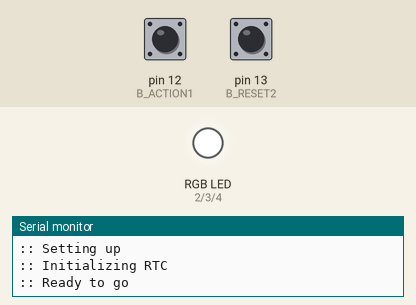
A sketch run on a simulated Arduino Uno, built with avr-gcc and run on an emulated ATmega328P. Parts: an RGB LED mixed from three pins (HIGH = lit), the last lines printed to the serial monitor. Dashed ring = blinking. The test bench sets the inputs (shaded band); at power-on: pin 12 (B_ACTION1) HIGH, pin 13 (B_RESET2) HIGH. The local clock reads 2024-03-15 10:24:30 at power-on unless the sketch sets it.

Above: at 1.2 s.
1.3 s: pin 12 (B_ACTION1) pulled LOW for 3.2 s
At 5.6 s:
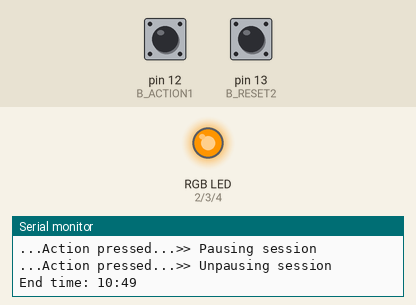
6.0 s: pin 13 (B_RESET2) pulled LOW for 1 s
8.5 s: pin 12 (B_ACTION1) pulled LOW for 1 s
At 10.4 s:
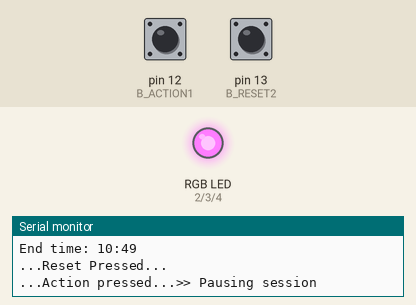
11.0 s: pin 13 (B_RESET2) pulled LOW for 3.2 s
At 12.3 s:
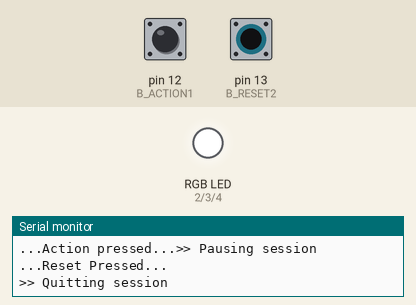
15.7 s: pin 12 (B_ACTION1) driven LOW and pin 13 (B_RESET2) driven LOW
At 18.4 s:
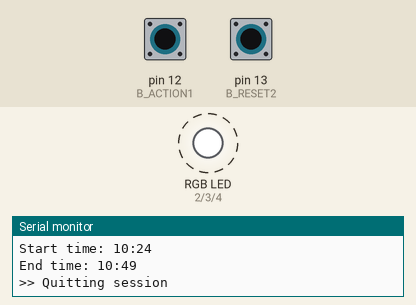
18.7 s: pin 12 (B_ACTION1) driven HIGH
Timing chart, 0 to 21.7 s (numbered marks = the images above; inputs shaded):
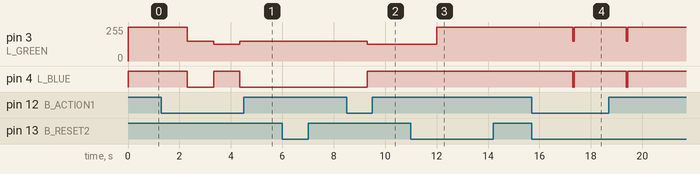

Measured:
- after the input at 1.3 s, pin 3 (L_GREEN): 255/255 → 149/255 after 1.0 s, → 125/255 1.0 s later, → 149/255 1.0 s later; pin 4 (L_BLUE): HIGH → LOW after 1.0 s, → HIGH 1.0 s later, → LOW 1.0 s later
- after the input at 8.5 s, pin 3 (L_GREEN): 149/255 → 125/255 after 0.80 s; pin 4 (L_BLUE): LOW → HIGH after 0.80 s
- after the input at 11.0 s, pin 3 (L_GREEN): 125/255 → 255/255 after 1.0 s
- after the input at 15.7 s, pin 3 (L_GREEN): 255/255 → 149/255 after 1.6 s, → 255/255 0.06 s later; pin 4 (L_BLUE): HIGH → LOW after 1.6 s, → HIGH 0.06 s later

The sketch:

rgbled_pomodoro.ino
```cpp
#include <RTClib.h>

/*
   VARIABLE NAMING LEGEND
   Uppercase letters denote hardware - B_RESET = button
   Lowercase letters denote data-types - b_ActionPressed = boolean

*/

#define B_ACTION1 12
#define B_RESET2 13
#define L_RED 2
#define L_GREEN 3
#define L_BLUE 4
#define FOCUS 25
#define BREAK 5

RTC_DS3231 rtc;

struct state {
  bool startSession;
  bool inSession;
  bool inFocus;
  bool inBreak;
  bool inPause;
  bool pauseTriggered;
  bool unpauseTriggered;
  bool reset;
};

struct session {
  uint8_t i_sessionCount;
  uint8_t i_startTimeHour;
  uint8_t i_startTimeMin;
  uint8_t i_endTimeHour;
  uint8_t i_endTimeMin;
  uint8_t i_timeRemaining;
};

struct colour {
  uint8_t r;
  uint8_t g;
  uint8_t b;
};

long i_ActionLen_millis = 0;
long i_ResetLen_millis = 0;

uint8_t currentMinute;
uint8_t currentSecond;
uint8_t lastMinute;
uint8_t lastSecond;

state currentState = {false, false, false, false, false, false, false, false};
session currentSession = {4, 0, 0, 0, 0, 0};

void setup() {
  Serial.begin(9600);
  Serial.println(":: Setting up");

  DateTime currentTime = rtc.now();

  pinMode(B_ACTION1, INPUT_PULLUP);
  pinMode(B_RESET2, INPUT_PULLUP);
  digitalWrite(B_ACTION1, HIGH);
  digitalWrite(B_RESET2, HIGH);
  toggleLights({255, 255, 255});
  currentMinute = currentTime.minute();
  currentSecond = currentTime.second();

  Serial.println(":: Initializing RTC");
  if (! rtc.begin()) {
    Serial.println(":: Error. Couldn't find RTC");
    while (1);
  }
  if (rtc.lostPower()) {
    Serial.println(":: Error. RTC lost power, lets set the time!");
    rtc.adjust(DateTime(F(__DATE__), F(__TIME__)));
  }

  toggleLights({244, 255, 255});
  Serial.println(":: Ready to go");
}

void loop() {
  DateTime currentTime = rtc.now();

  // CHECK BUTTONS PRESSED
  while (digitalRead(B_ACTION1) == LOW && i_ActionLen_millis < 1000) {
    delay(100);
    i_ActionLen_millis = i_ActionLen_millis + 100;
  }
  while (digitalRead(B_RESET2) == LOW && i_ResetLen_millis < 1000) {
    delay(100);
    i_ResetLen_millis = i_ResetLen_millis + 100;
  }

  // ACTION BUTTON DECISION
  if (i_ActionLen_millis >= 1000) {
    Serial.print("...Action pressed...");
    if (!currentState.inSession && !currentState.startSession) {
      currentState.startSession = true; // start session
    } else if (currentState.inSession && !currentState.inPause) {
      currentState.pauseTriggered = true; // pause session
    } else if (currentState.inSession && currentState.inPause) {
      currentState.unpauseTriggered = true; //unpause session
    }
    i_ActionLen_millis = 0;
  }

  // RESET BUTTON DECISION
  if (i_ResetLen_millis >= 1000) {
    Serial.println("...Reset Pressed... ");
    if (currentState.inPause && !currentState.reset) {
      currentState.reset = true; // end Session
    }
    i_ResetLen_millis = 0;
  }

  // Start session
  if (!currentState.inSession && currentState.startSession) {
    currentState.inSession = true;
    currentState.startSession = false;
    Serial.println(":: Starting new session");
    startPeriod(FOCUS); // start focus session
  }

  // Pause/Unpause Session
  if (currentState.inSession && currentState.pauseTriggered) {
    pauseSession();
    currentState.inPause = true;
    currentState.pauseTriggered = false;
  }
  if (currentState.inSession && currentState.unpauseTriggered) {
    unpauseSession();
    currentState.inPause = false;
    currentState.unpauseTriggered = false;
  }

  // End Session
  if (currentState.inSession && currentState.reset) {
    endSession(); //end session
  }

  if (!currentState.inPause) {
    // Track focus progress
    if (currentState.inSession && currentState.inFocus) {
      //printTime(currentTime);
      if (currentSession.i_endTimeHour == currentTime.hour() && currentSession.i_endTimeMin == currentTime.minute()) {
        if (currentSession.i_sessionCount != 0) {
          currentSession.i_sessionCount --; //decrement focus sessions
          startPeriod(BREAK); //start new break
        } else {
          endSession(); //end session
        }
      }
    }

    // Track break progress
    if (currentState.inSession && currentState.inBreak) {
      if (currentSession.i_endTimeHour == currentTime.hour() && currentSession.i_endTimeMin == currentTime.minute()) {
        startPeriod(FOCUS); // start focus session
      }
    }
  }

}

void startPeriod(uint8_t sessionLength) {
  if (sessionLength == FOCUS) {
    toggleLights({244, 149, 66});
    Serial.println(">> Starting focus");
    currentState.inFocus = true;
    currentState.inBreak = false;
  }
  if(sessionLength == BREAK){
    toggleLights({166, 244, 66});
    Serial.println(">> Starting break");
    currentState.inFocus = false;
    currentState.inBreak = true;
  }
  DateTime startTime = rtc.now();
  DateTime endTime = startTime + TimeSpan(0, 0, sessionLength, 0);
  currentSession.i_startTimeHour = startTime.hour();
  currentSession.i_startTimeMin = startTime.minute();
  currentSession.i_endTimeHour = endTime.hour();
  currentSession.i_endTimeMin = endTime.minute();

  Serial.print("Start time: ");
  Serial.print(startTime.hour());
  Serial.print(":");
  Serial.println(startTime.minute());
  Serial.print("End time: ");
  Serial.print(endTime.hour());
  Serial.print(":");
  Serial.println(endTime.minute());
}

void printTime(DateTime curTime) {
  uint8_t thisSecond = curTime.second();
  uint8_t thisMinute = curTime.minute();
  if (thisMinute != currentMinute) {
    currentMinute = curTime.minute();
  }
  if (thisSecond != currentSecond) {
    currentSecond = curTime.second();
    Serial.print(currentMinute);
    Serial.print(":");
    Serial.println(currentSecond);
  }
}

void endSession() {
  toggleLights({255, 255, 255});
  Serial.println(">> Quitting session");
  currentState.inSession = false;
  currentState.startSession = false;
  currentState.inFocus = false;
  currentState.inBreak = false;
  currentState.reset = false;
  currentSession.i_sessionCount = 4;
}

void pauseSession() {
  toggleLights({215,125,233});
  Serial.println(">> Pausing session");
  DateTime pauseTime = rtc.now();
  if (currentSession.i_endTimeMin < pauseTime.minute()) {
    currentSession.i_timeRemaining = (60 - pauseTime.minute()) + currentSession.i_endTimeMin;
  } else {
    currentSession.i_timeRemaining = currentSession.i_endTimeMin - pauseTime.minute();
  }
};

void unpauseSession() {
  currentState.inFocus ? toggleLights({244, 149, 66}): toggleLights({244, 244, 66});;
  Serial.println(">> Unpausing session");
  DateTime unpauseTime = rtc.now();
  DateTime newEndTime = unpauseTime + TimeSpan(0, 0, currentSession.i_timeRemaining, 0);
  currentSession.i_endTimeHour = newEndTime.hour();
  currentSession.i_endTimeMin = newEndTime.minute();

  Serial.print("End time: ");
  Serial.print(newEndTime.hour());
  Serial.print(":");
  Serial.println(newEndTime.minute());
}

void toggleLights(colour col) {
  analogWrite(L_RED, col.r);
  analogWrite(L_GREEN, col.g);
  analogWrite(L_BLUE, col.b);
};
```
